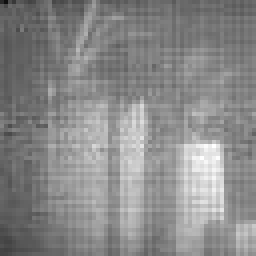
#> input picture reconstructions/x64_fps30_deg80turbulent.jpg, 64 x 64 px, found by its file name (shown 4 times larger)
$ python 06_Filtering.py
#> lines starting #> are read from the running program, lines starting #| are printed output that depends on the picture
# -*- coding: utf-8 -*-
"""
Created on Fri May 12 13:33:40 2023

@author: guill
"""

import numpy as np
from scipy import fftpack, ndimage
import matplotlib.pyplot as plt
from PIL import Image
import os

# Load the JPEG image
im = np.array(Image.open('reconstructions/x64_fps30_deg80turbulent.jpg'))
#> im is the input picture: shape (64, 64); min 16, max 255, mean 137.1

# Convert to grayscale if needed
if len(im.shape) == 3 and im.shape[2] == 3:
    im = np.dot(im[...,:3], [0.2989, 0.5870, 0.1140])

# Compute the 2D FFT of the image
im_fft = fftpack.fftshift(fftpack.fft2(im))

# High-pass filter
cutoff = 23
rows, cols = im_fft.shape
#> rows = 64; cols = 64
crow, ccol = rows//2, cols//2
#> crow = 32; ccol = 32
mask = np.zeros((rows, cols))
mask[crow-cutoff:crow+cutoff, ccol-cutoff:ccol+cutoff] = 1
im_fft_filt = im_fft * mask

# Compute the inverse 2D FFT of the filtered image
im_filt = np.real(fftpack.ifft2(fftpack.fftshift(im_fft_filt)))

# Display the original and filtered images
plt.subplot(2, 2, 1)
plt.imshow(im, cmap='gray')
plt.title('Original Image')
plt.axis('off')

plt.subplot(2, 2, 2)
plt.imshow(im_filt, cmap='gray')
plt.title('Filtered Image')
plt.axis('off')

plt.subplot(2, 2, 3)
plt.imshow(np.abs(im_fft), cmap='gray')
plt.title('Filtered Image')
plt.axis('off')

plt.subplot(2, 2, 4)
plt.imshow(np.abs(im_fft_filt), cmap='gray')
plt.title('Filtered Image')
plt.axis('off')

plt.show()
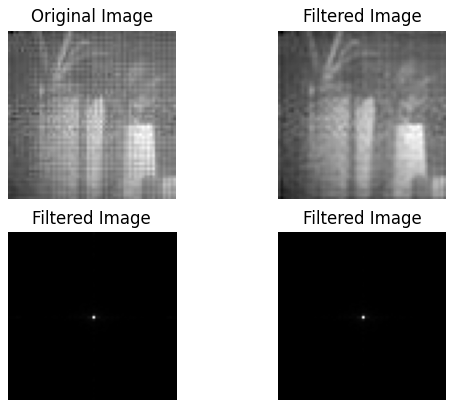
#> figure drawn by matplotlib, 4 panels


np.save
